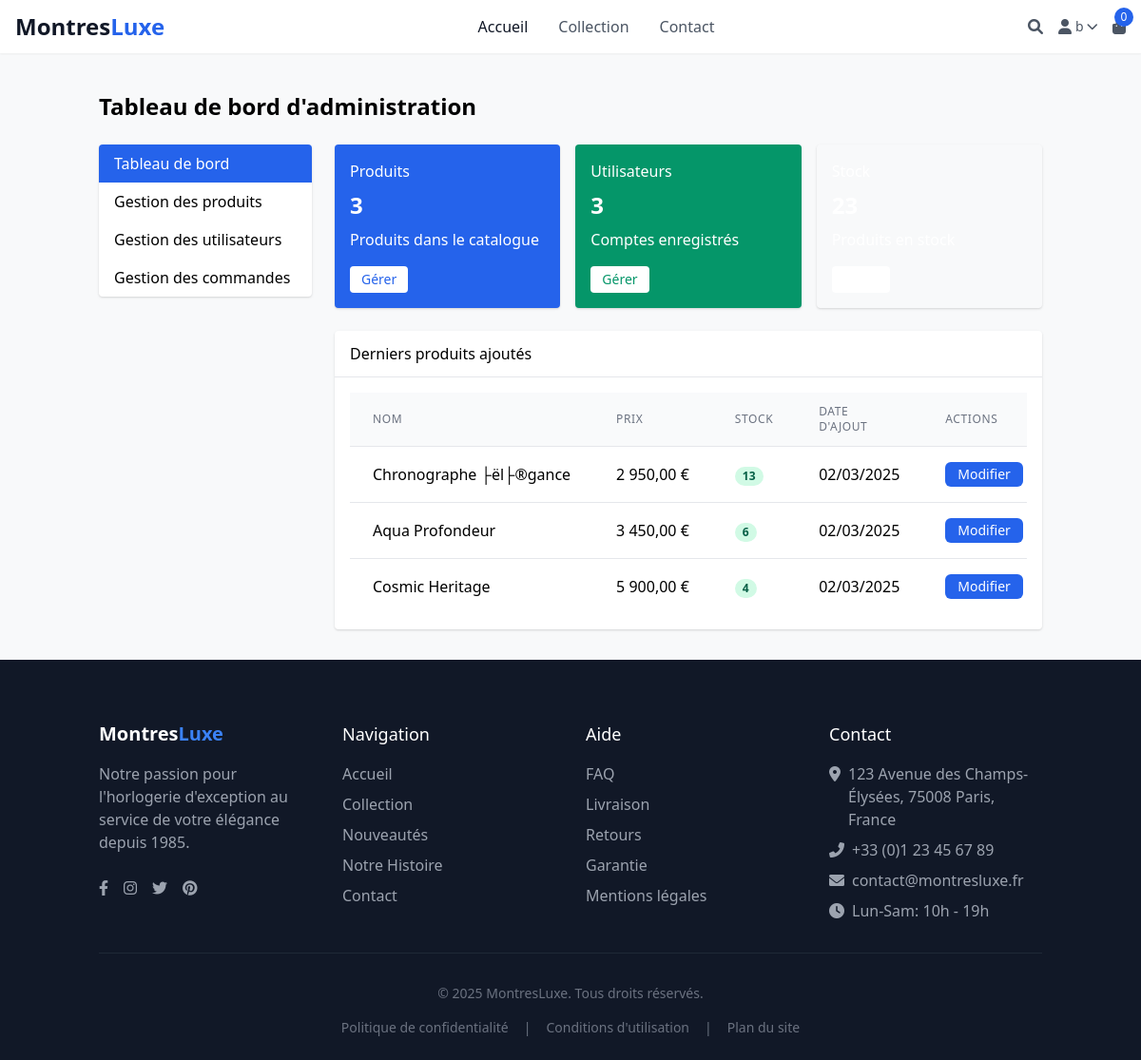
Page /admin/index.php (signed in) on the committed database.
### tables this page shows
CREATE TABLE `stock` (
  `id` int NOT NULL AUTO_INCREMENT,
  `id_item` int NOT NULL,
  `quantite` int NOT NULL DEFAULT '0',
  PRIMARY KEY (`id`),
  KEY `id_item` (`id_item`),
  CONSTRAINT `stock_ibfk_1` FOREIGN KEY (`id_item`) REFERENCES `items` (`id`) ON DELETE CASCADE
);

CREATE TABLE `items` (
  `id` int NOT NULL AUTO_INCREMENT,
  `nom` varchar(100) NOT NULL,
  `description` text NOT NULL,
  `prix` decimal(10,2) NOT NULL,
  `image` varchar(255) DEFAULT NULL,
  `date_publication` timestamp NULL DEFAULT CURRENT_TIMESTAMP,
  `marque` varchar(100) DEFAULT NULL,
  `categorie` varchar(100) DEFAULT NULL,
  `caracteristiques` text,
  PRIMARY KEY (`id`)
);

### admin/index.php (the view, shortened to what this page needs)
<?php
$base_path = '../';
include $base_path . 'includes/header.php';
?>
<div class="container mx-auto px-4 py-8">
    <h1 class="text-2xl font-bold mb-6">Tableau de bord d'administration</h1>
    <div class="flex flex-col md:flex-row gap-6">
        <div class="w-full md:w-1/4">
            <div class="bg-white shadow rounded overflow-hidden">
                <a href="index.php" class="block px-4 py-2 bg-blue-600 text-white font-medium">Tableau de bord</a>
                <a href="products.php" class="block px-4 py-2 hover:bg-gray-100 transition">Gestion des produits</a>
                <a href="users.php" class="block px-4 py-2 hover:bg-gray-100 transition">Gestion des utilisateurs</a>
                <a href="orders.php" class="block px-4 py-2 hover:bg-gray-100 transition">Gestion des commandes</a>
            </div>
        </div>
        <div class="w-full md:w-3/4">
            <div class="grid grid-cols-1 md:grid-cols-3 gap-4 mb-6">
                <?php
                $stmt = $conn->query("SELECT COUNT(*) FROM items");
                $products_count = $stmt->fetchColumn();
                $stmt = $conn->query("SELECT COUNT(*) FROM users");
                $users_count = $stmt->fetchColumn();
                $stmt = $conn->query("SELECT SUM(quantite) FROM stock");
                $stock_count = $stmt->fetchColumn();
                ?>
                <div class="bg-blue-600 text-white rounded shadow overflow-hidden">
                    <div class="p-4">
                        <h5 class="font-medium">Produits</h5>
                        <h2 class="text-2xl font-bold my-2"><?= $products_count ?></h2>
                        <p class="mb-4">Produits dans le catalogue</p>
                        <a href="products.php" class="inline-block bg-white text-blue-600 px-3 py-1 rounded text-sm font-medium">Gérer</a>
                    </div>
                </div>
                <div class="bg-green-600 text-white rounded shadow overflow-hidden">
                    <div class="p-4">
                        <h5 class="font-medium">Utilisateurs</h5>
                        <h2 class="text-2xl font-bold my-2"><?= $users_count ?></h2>
                        <p class="mb-4">Comptes enregistrés</p>
                        <a href="users.php" class="inline-block bg-white text-green-600 px-3 py-1 rounded text-sm font-medium">Gérer</a>
                    </div>
                </div>
                <div class="bg-cyan-600 text-white rounded shadow overflow-hidden">
                    <div class="p-4">
                        <h5 class="font-medium">Stock</h5>
                        <h2 class="text-2xl font-bold my-2"><?= $stock_count ?: 0 ?></h2>
                        <p class="mb-4">Produits en stock</p>
                        <a href="products.php" class="inline-block bg-white text-cyan-600 px-3 py-1 rounded text-sm font-medium">Gérer</a>
                    </div>
                </div>
            </div>
            <div class="bg-white shadow rounded overflow-hidden">
                <div class="px-4 py-3 border-b border-gray-200">
                    <h5 class="font-medium">Derniers produits ajoutés</h5>
                </div>
                <div class="p-4">
                    <div class="overflow-x-auto">
                        <table class="min-w-full divide-y divide-gray-200">
                            <thead class="bg-gray-50">
                                <tr>
                                    <th class="px-6 py-3 text-left text-xs font-medium text-gray-500 uppercase tracking-wider">Nom</th>
                                    <th class="px-6 py-3 text-left text-xs font-medium text-gray-500 uppercase tracking-wider">Prix</th>
                                    <th class="px-6 py-3 text-left text-xs font-medium text-gray-500 uppercase tracking-wider">Stock</th>
                                    <th class="px-6 py-3 text-left text-xs font-medium text-gray-500 uppercase tracking-wider">Date d'ajout</th>
                                    <th class="px-6 py-3 text-left text-xs font-medium text-gray-500 uppercase tracking-wider">Actions</th>
                                </tr>
                            </thead>
                            <tbody class="bg-white divide-y divide-gray-200">
                                <?php
                                $stmt = $conn->query("SELECT i.*, s.quantite FROM items i JOIN stock s ON i.id = s.id_item ORDER BY i.date_publication DESC LIMIT 5");
                                $recent_products = $stmt->fetchAll();
                                foreach ($recent_products as $product): ?>
                                    <tr class="hover:bg-gray-50">
                                        <td class="px-6 py-4 whitespace-nowrap"><?= $product['nom'] ?></td>
                                        <td class="px-6 py-4 whitespace-nowrap"><?= number_format($product['prix'], 2, ',', ' ') ?> €</td>
                                        <td class="px-6 py-4 whitespace-nowrap">
                                            <span class="px-2 inline-flex text-xs leading-5 font-semibold rounded-full <?= $product['quantite'] > 0 ? 'bg-green-100 text-green-800' : 'bg-red-100 text-red-800' ?>">
                                                <?= $product['quantite'] ?>
                                            </span>
                                        </td>
                                        <td class="px-6 py-4 whitespace-nowrap"><?= date('d/m/Y', strtotime($product['date_publication'])) ?></td>
                                        <td class="px-6 py-4 whitespace-nowrap">
                                            <a href="product_edit.php?id=<?= $product['id'] ?>" class="inline-flex items-center px-3 py-1 border border-transparent text-sm leading-4 font-medium rounded-md text-white bg-blue-600 hover:bg-blue-700 focus:outline-none focus:ring-2 focus:ring-offset-2 focus:ring-blue-500">
                                                Modifier
                                            </a>
                                        </td>
                                    </tr>
                                <?php endforeach; ?>
                            </tbody>
                        </table>
                    </div>
                </div>
            </div>
        </div>
    </div>
</div>
<?php include $base_path . 'includes/footer.php'; ?>

### assets/css/style.css (style rules this page uses)
body { font-family: 'Segoe UI', Tahoma, Geneva, Verdana, sans-serif; background-color: #f8f9fa; }

### rows in the picture
stock: id_item.nom "Chronographe ├ël├®gance", id_item.prix "2 950,00", quantite "13", id_item.date_publication "02/03/2025"
stock: id_item.nom "Aqua Profondeur", id_item.prix "3 450,00", quantite "6", id_item.date_publication "02/03/2025"
stock: id_item.nom "Cosmic Heritage", id_item.prix "5 900,00", quantite "4", id_item.date_publication "02/03/2025"

### other values in the picture
$_SESSION['user_prenom'] "b"
$cart_count "0"
$products_count "3"
$users_count "3"
